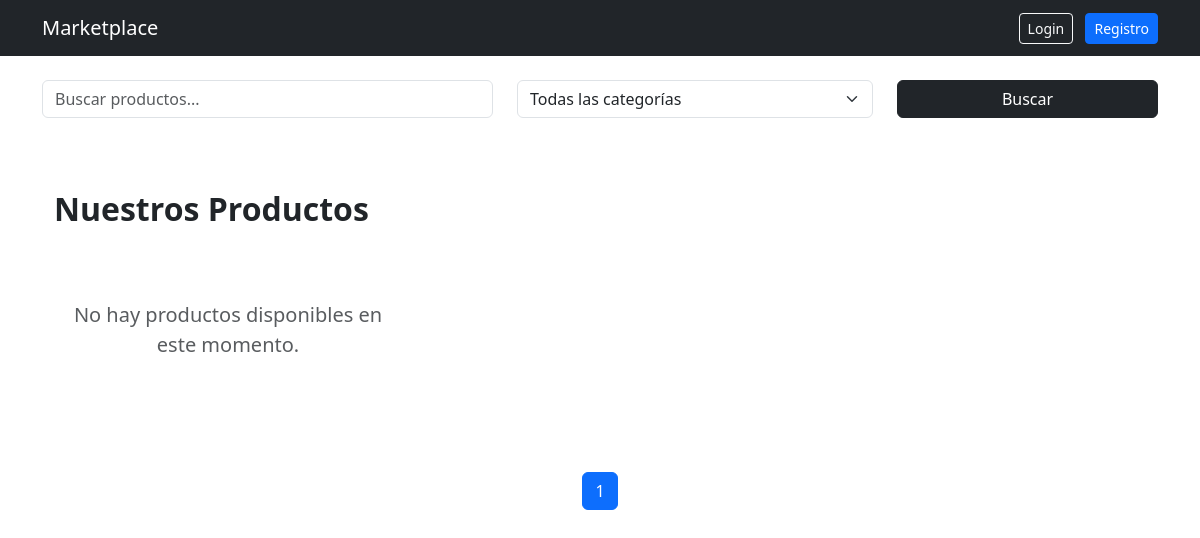
The app's page /, older data.
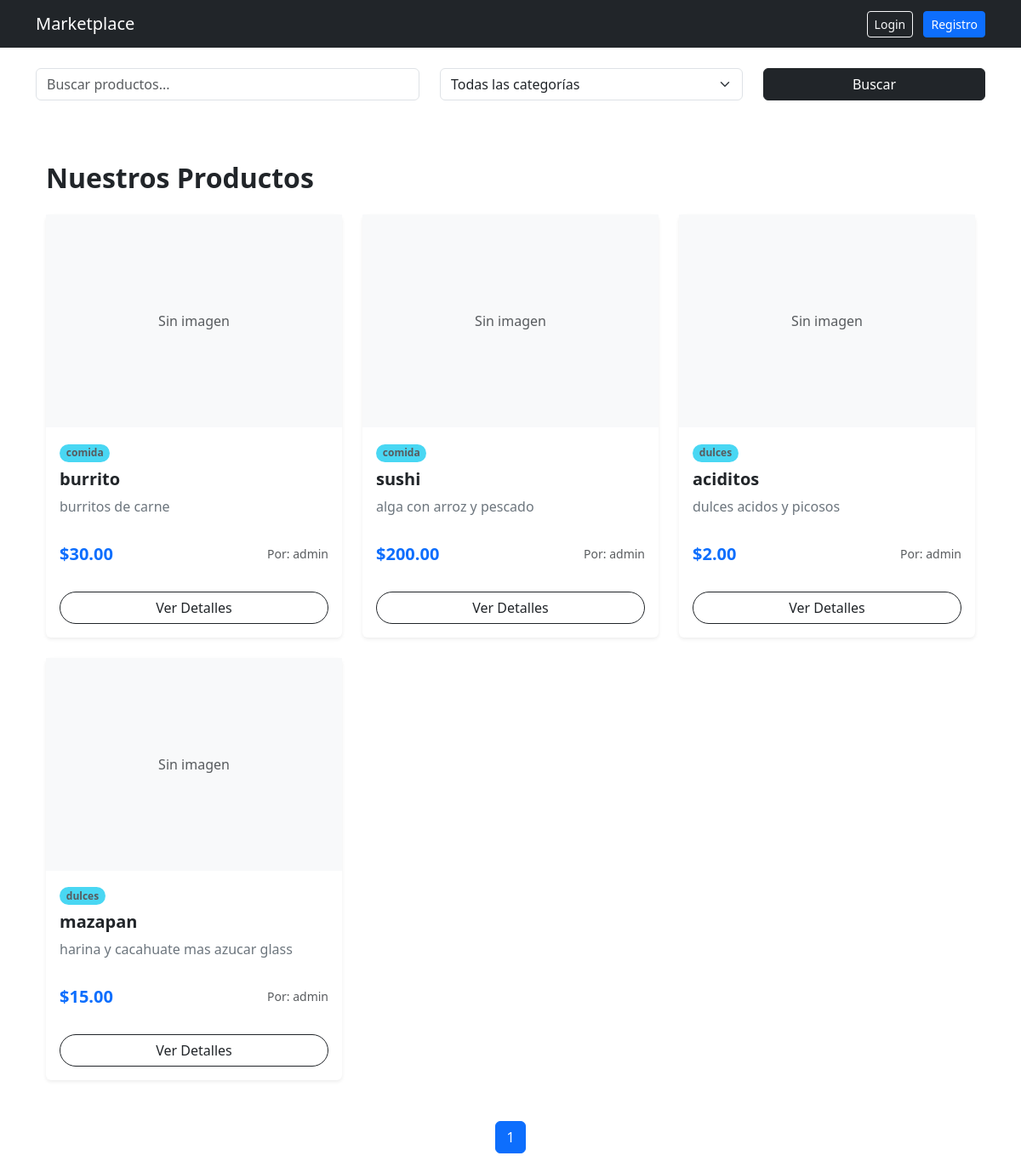
The same page, newer data.
### store/models.py (models this page shows, shortened)
class Product(models.Model):
    id = models.UUIDField(primary_key=True, default=uuid.uuid4, editable=False)
    name = models.CharField(max_length=150)
    description = models.TextField()
    image = models.ImageField(upload_to='upload/', blank=True, null=True)
    price = models.DecimalField(max_digits=10, decimal_places=2)
    stock = models.PositiveIntegerField(default=0)
    owner = models.ForeignKey(
        User,
        on_delete=models.CASCADE,
        related_name='products'
    )  # 1:N
    categories = models.ManyToManyField(
        Category,
        related_name='products'
    )  # N:M
    created_at = models.DateTimeField(auto_now_add=True)

class Category(models.Model):
    id = models.UUIDField(primary_key=True, default=uuid.uuid4, editable=False)
    name = models.CharField(max_length=100)
    description = models.TextField(blank=True)

class User(AbstractUser):
    id = models.UUIDField(primary_key=True, default=uuid.uuid4, editable=False)
    is_seller = models.BooleanField(default=False)

### store/views.py (the view)
# urls.py: 2. Add a URL to urlpatterns:  path('', views.home, name='home')
def home(request):
    query = request.GET.get('q')
    category_id = request.GET.get('category')
    products = Product.objects.select_related(
        'owner'
    ).prefetch_related(
        'categories'
    ).all()
    if query:
        products = products.filter(
            Q(name__icontains=query) |
            Q(description__icontains=query)
        )
    if category_id:
        products = products.filter(
            categories__id=category_id
        )
    paginator = Paginator(products, 6)
    page_number = request.GET.get('page')
    page_obj = paginator.get_page(page_number)
    categories = Category.objects.all()
    return render(request, 'store/home.html', {
        'page_obj': page_obj,
        'categories': categories,
        'products': products
    })

### store/templates/store/home.html (shortened to what this page needs)
{% extends 'store/base.html' %}
{% block content %}
<form method="GET" class="row mb-4">
    <div class="col-md-5">
        <input type="text"
               name="q"
               class="form-control"
               placeholder="Buscar productos...">
    </div>
    <div class="col-md-4">
        <select name="category"
                class="form-select">
            <option value="">Todas las categorías</option>
        </select>
    </div>
    <div class="col-md-3">
        <button class="btn btn-dark w-100">
            Buscar
        </button>
    </div>
</form>
<div class="container py-5">
    <h2 class="mb-4 fw-bold text-dark">Nuestros Productos</h2>
    <div class="row row-cols-1 row-cols-md-2 row-cols-lg-3 g-4">
        {% for product in products %}
        <div class="col">
            <div class="card h-100 border-0 shadow-sm transition-hover">
                {% if product.image %}
                    <img src="{{ product.image.url }}" class="card-img-top object-fit-cover" alt="{{ product.name }}" style="height: 250px;">
                {% else %}
                    <div class="bg-light d-flex align-items-center justify-content-center" style="height: 250px;">
                        <span class="text-muted">Sin imagen</span>
                    </div>
                {% endif %}
                <div class="card-body d-flex flex-column">
                    <div class="mb-2">
                        {% for cat in product.categories.all %}
                            <span class="badge rounded-pill bg-info text-dark opacity-75 small">{{ cat.name }}</span>
                        {% endfor %}
                    </div>
                    <h5 class="card-title fw-semibold">{{ product.name }}</h5>
                    <p class="card-text text-secondary flex-grow-1">
                        {{ product.description|truncatechars:100 }}
                    </p>
                    <div class="d-flex justify-content-between align-items-center mt-3">
                        <span class="h5 mb-0 fw-bold text-primary">${{ product.price }}</span>
                        <small class="text-muted">Por: {{ product.owner.username }}</small>
                    </div>
                </div>
                <div class="card-footer bg-transparent border-top-0 pb-3">
                    <div class="d-grid pt-2">
                        <a href="#" class="btn btn-outline-dark rounded-pill">Ver Detalles</a>
                    </div>
                </div>
            </div>
        </div>
        {% empty %}
        <div class="col-12 text-center py-5">
            <p class="lead text-muted">No hay productos disponibles en este momento.</p>
        </div>
        {% endfor %}
    </div>
</div>
<nav>
<ul class="pagination justify-content-center">
    <li class="page-item active">
        <span class="page-link">
            {{ page_obj.number }}
        </span>
    </li>
</ul>
</nav>
{% endblock %}

### store/templates/store/base.html (shortened to what this page needs)
<!DOCTYPE html>
<html lang="es">
<head>
    <link href="https://cdn.jsdelivr.net/npm/bootstrap@5.3.0/dist/css/bootstrap.min.css" rel="stylesheet">
</head>
<body>
<nav class="navbar navbar-expand-lg navbar-dark bg-dark">
  <div class="container">
    <a class="navbar-brand" href="/">Marketplace</a>
    <div>
      {% if user.is_authenticated %}
        <span class="text-white me-3">Hola {{ user.username }}</span>
        <a href="{% url 'logout' %}" class="btn btn-outline-light btn-sm">Logout</a>
      {% else %}
        <a href="{% url 'login' %}" class="btn btn-outline-light btn-sm me-2">Login</a>
        <a href="{% url 'register' %}" class="btn btn-primary btn-sm">Registro</a>
      {% endif %}
    </div>
  </div>
</nav>
<div class="container mt-4">
    {% block content %}{% endblock %}
</div>
</body>
</html>

### store/templates/store/home.html (style rules this page uses)
.transition-hover { transition: transform 0.2s ease-in-out, box-shadow 0.2s ease-in-out; }

Row changes from the older to the newer data that the page shows:
added Product: shows "Sin imagen", name "burrito", description "burritos de carne", price "30.00", owner.username "admin"
added Category: name "comida"
added Product: shows "Sin imagen", name "sushi", description "alga con arroz y pescado", price "200.00", owner.username "admin"
added Product: shows "Sin imagen", name "aciditos", description "dulces acidos y picosos", price "2.00", owner.username "admin"
added Category: name "dulces"
added Product: shows "Sin imagen", name "mazapan", description "harina y cacahuate mas azucar glass", price "15.00", owner.username "admin"
Text that changed along with them:
text no longer shown: "No hay productos disponibles en este momento."
